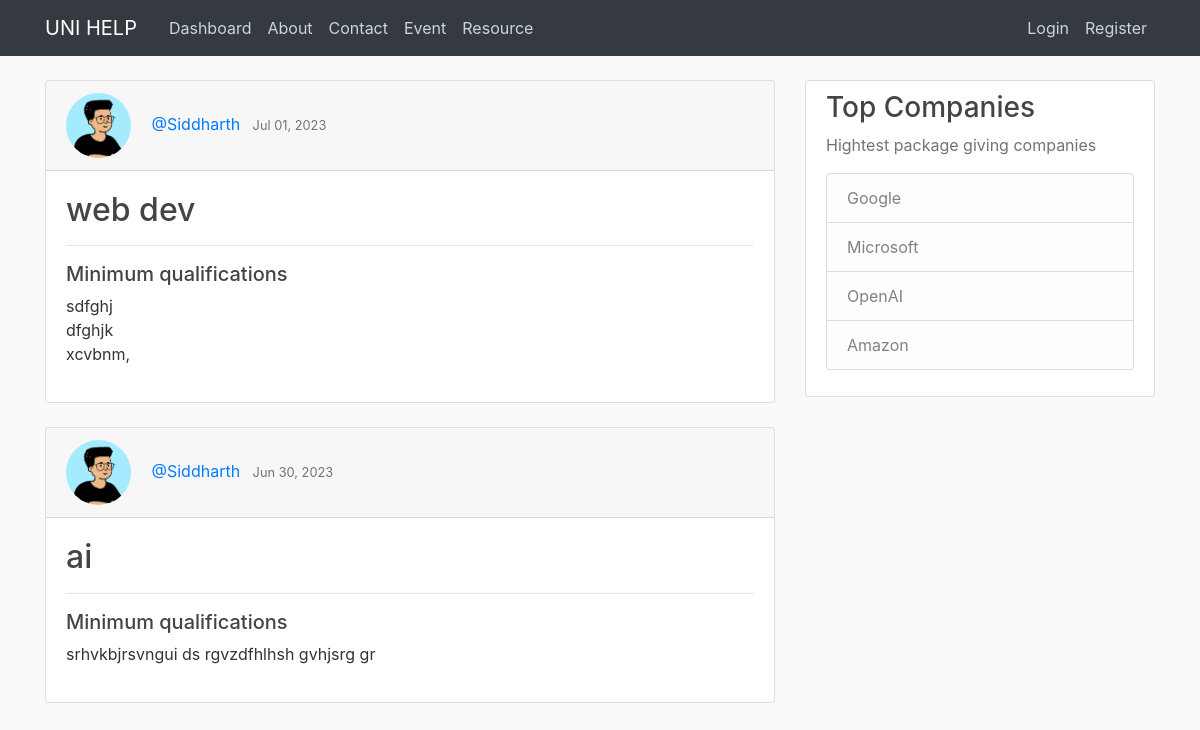
/home/, run on the app's committed database.
### blog/models.py (models this page shows, shortened)
class Post(models.Model):
    title = models.CharField(max_length=100)
    content = models.TextField()
    date_posted = models.DateTimeField(default=timezone.now)
    author = models.ForeignKey(User, on_delete=models.CASCADE)

### users/models.py (models this page shows, shortened)
class Profile(models.Model):
    user = models.OneToOneField(User, on_delete=models.CASCADE)
    role = models.CharField(max_length=10, default='Alumni')
    image = models.ImageField(default='default.png', upload_to='profile_pics')

### blog/views.py (the view)
# urls.py: path('home/', PostListView.as_view(), name='blog-home'),
class PostListView(ListView):
    model = Post
    template_name = 'blog/home.html' # <app>/<model>_<viewtype>.html
    context_object_name = 'posts'
    ordering = ['-date_posted']
    paginate_by = 6

### blog/templates/blog/home.html (shortened to what this page needs)
{% extends "blog/base.html" %}
{% block content %}
<div>
    {% for post in posts %}
    <div class="card text-left">
        <div class="card-header">
            <img class="rounded-circle article-img" src="{{ post.author.profile.image.url }}">
            <a class="mr-2" href="{% url 'user-posts' post.author.username %}">@{{ post.author }}</a>
            <small class="text-muted">{{ post.date_posted|date:"M d, Y" }}</small>
        </div>
        <div class="card-body">
            <h2><a class="article-title" href="{% url 'post-detail' post.id %}">{{ post.title }}</a></h2>
            <hr>
            <h5>Minimum qualifications</h5>
            <p class="article-content">{{ post.content }}</p>
        </div>
    </div>
    {% endfor %}
</div>
{% endblock content %}
{% block palate %}
<div class="content-section">
    <h3>Top Companies</h3>
    <p class='text-muted'>Hightest package giving companies
    <ul class="list-group">
        <li class="list-group-item list-group-item-light">Google</li>
        <li class="list-group-item list-group-item-light">Microsoft</li>
        <li class="list-group-item list-group-item-light">OpenAI</li>
        <li class="list-group-item list-group-item-light">Amazon</li>
    </ul>
    </p>
</div>
{% endblock palate %}

### blog/static/blog/main.css (style rules this page uses)
body { background: #fafafa; color: #333333; margin-top: 5rem; }
h1, h2, h3, h4, h5, h6 { color: #444444; }
ul { margin: 0; }
.content-section { background: #ffffff; padding: 10px 20px; border: 1px solid #dddddd; border-radius: 3px; margin-bottom: 20px; }
.article-title { color: #444444; }
.article-content { white-space: pre-line; }
.article-img { height: 65px; width: 65px; margin-right: 16px; }

### data on the page
Post: author.profile.image (picture), author "Siddharth", date_posted "Jul 01, 2023", title "web dev", content "sdfghj dfghjk xcvbnm,"
Post: author.profile.image (picture), author "Siddharth", date_posted "Jun 30, 2023", title "ai", content "srhvkbjrsvngui ds rgvzdfhlhsh gvhjsrg gr"
